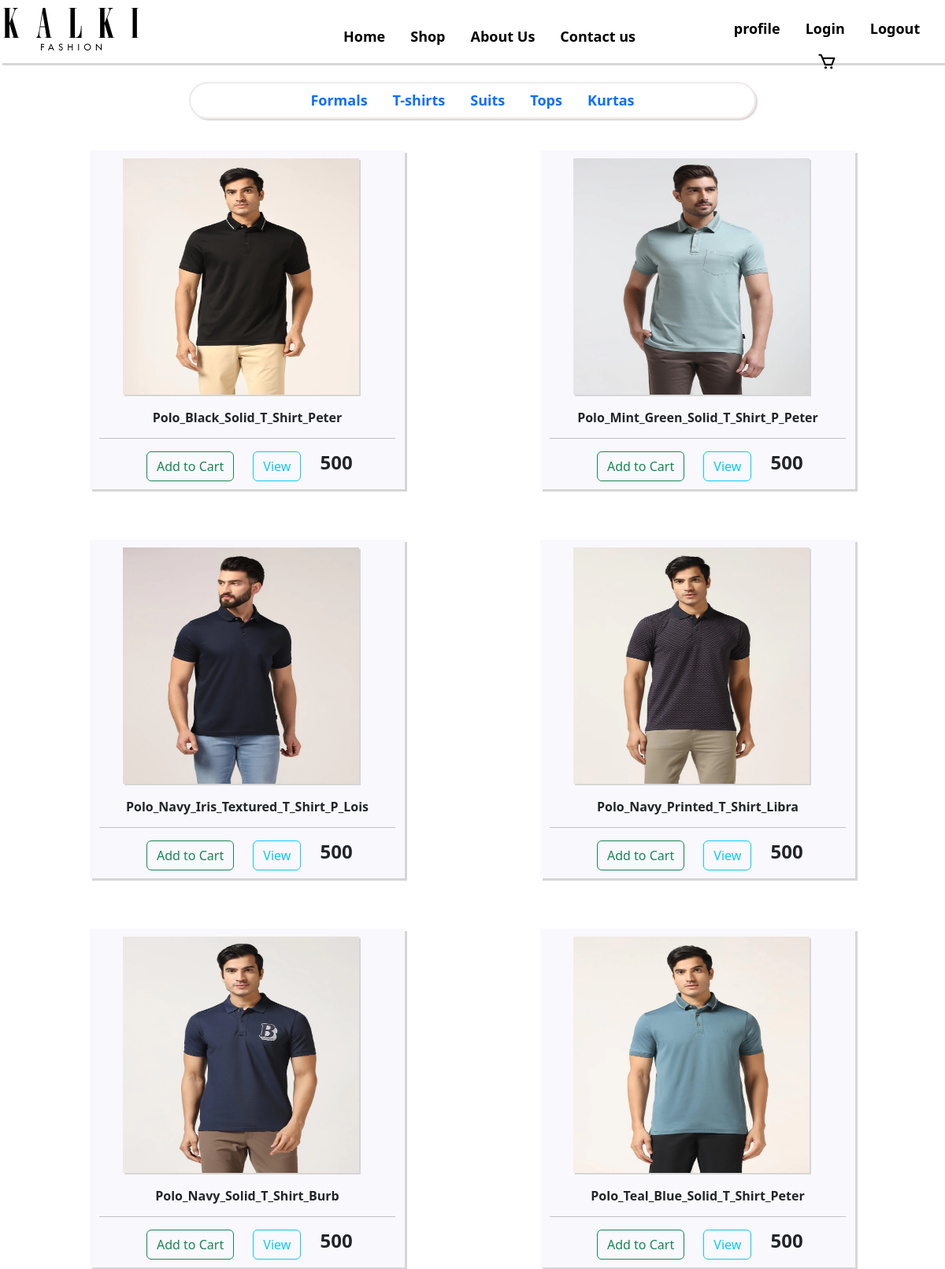
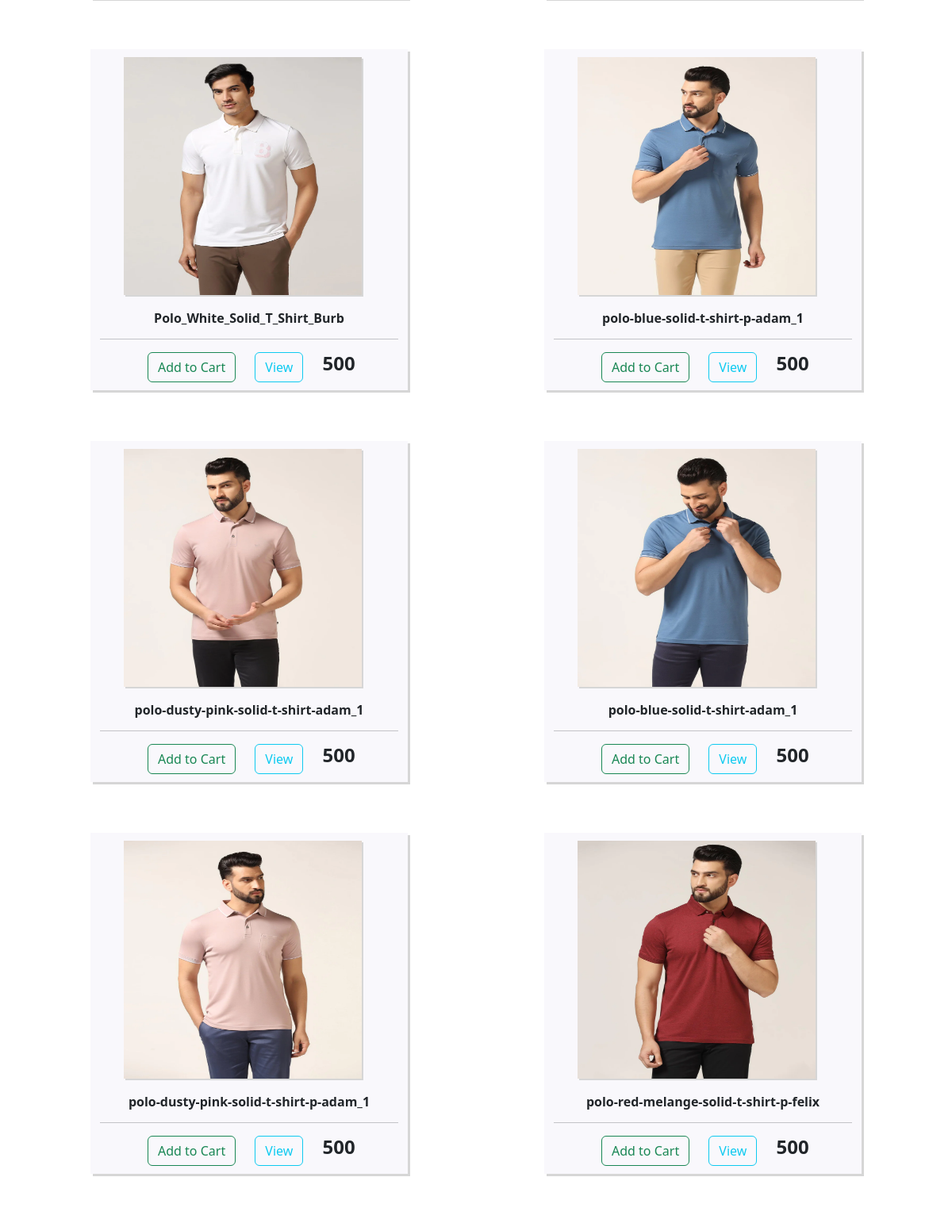
The page /myapp1/tshirts/ (upper part) on the database its author committed (2 pictures, top to bottom).
### myapp1/models.py (models this page shows, shortened)
class TshirtsModel(models.Model):
    image=models.ImageField(upload_to='tshirts/')
    title=models.CharField(max_length=100)
    prize=models.IntegerField()
    description=models.CharField(max_length=10000)

### myapp1/views.py (the view)
# urls.py: path('tshirts/', views.tshirts, name="tshirts"),
def tshirts(request):
    products=TshirtsModel.objects.all()
    context={'products':products}
    return render(request,'myapp1/tshirts.html',context)

### template/myapp1/tshirts.html (shortened to what this page needs)
{% extends 'myapp1/base.html' %}
{% load static %}
{% block head %}
<link rel="stylesheet" href="{% static 'myapp1/base1.css' %}">
<link href='https://unpkg.com/boxicons@2.1.4/css/boxicons.min.css' rel='stylesheet'>
{% endblock head %}
{% block body %}
<br>
<div id="sub-nav1">
    <div id="sub-nav2" >
        <ul class="nav justify-content-center" id="sub-nav3">
            <li class="nav-item">
              <a class="nav-link active" aria-current="page" href="{% url 'myapp1:formals'%}"><b>Formals</b></a>
            </li>
            <li class="nav-item">
              <a class="nav-link" href="{% url 'myapp1:tshirts'%}"><b>T-shirts</b></a>
            </li>
            <li class="nav-item">
              <a class="nav-link" href="{% url 'myapp1:suits'%}"><b>Suits</b></a>
            </li>
            <li class="nav-item">
              <a class="nav-link" href="{% url 'myapp1:tops'%}"><b>Tops</b></a>
            </li>
            <li class="nav-item">
              <a class="nav-link" href="{% url 'myapp1:kurtas'%}"><b>Kurtas</b></a>
            </li>
          </ul>
     </div>
 </div>
 <br>
	<div class="row">
		{%for product in products%}
		<div class="col-lg-4">
			<a href="{% url 'myapp1:tshirts_product_detail' product.pk %}"><img class="thumbnail" src="{{product.image.url}}" alt="loading" style="width: 300px; height: 300px; box-shadow: 2px 2px rgba(214,214,214,1);"></a>
			<div class="box-element product">
				<h6><strong>{{product.title}}</strong></h6>
				<hr>
				<button href="{% url 'myapp1:view_cart' %}"  class="btn btn-outline-success add-btn" id="btn">Add to Cart</button>
				<a class="btn btn-outline-info" href="{% url 'myapp1:tshirts_product_detail' product.pk %}" id="btn1">View</a>
				<h4 style="display: inline-block;" id="btn2"><strong>{{product.prize}}</strong></h4>
			</div>
		</div>
		{%endfor%}
	</div>
{% endblock body %}

### static/myapp1/base1.css (style rules this page uses)
.col-lg-4 { display: flex; margin: auto; justify-content: space-around; background: #f9f8fc; flex-direction: column; width: 400px; height: 430px; box-shadow: 3px 3px rgba(214,214,214,1); }
.row { width: 90%; margin: auto; padding: 1rem 0; display: grid; grid-template-columns: repeat(auto-fit, minmax(20rem, 1fr)); gap: 4rem; }
img { margin-left: 30px; }
h6 { text-align: center; }
#btn { margin-left: 60px; }
#btn1 { margin-left: 20px; }
#btn2 { margin-left: 20px; }

### template/myapp1/base.html (style rules this page uses)
.nav-item { font-size: large; font-weight: bold; }

### template/myapp1/tshirts.html (style rules this page uses)
#sub-nav2 { width: 60%; margin: auto; border: 2px solid rgb(240, 233, 233); border-radius: 100px; box-shadow: 2px 2px rgb(224, 215, 215); }
#sub-nav3 { list-style: none; display: flex; justify-content: space-around; }

### rows shown on the page
TshirtsModel: image (picture), title "Polo_Black_Solid_T_Shirt_Peter", prize "500"
TshirtsModel: image (picture), title "Polo_Mint_Green_Solid_T_Shirt_P_Peter", prize "500"
TshirtsModel: image (picture), title "Polo_Navy_Iris_Textured_T_Shirt_P_Lois", prize "500"
TshirtsModel: image (picture), title "Polo_Navy_Printed_T_Shirt_Libra", prize "500"
TshirtsModel: image (picture), title "Polo_Navy_Solid_T_Shirt_Burb", prize "500"
TshirtsModel: image (picture), title "Polo_Teal_Blue_Solid_T_Shirt_Peter", prize "500"
TshirtsModel: image (picture), title "Polo_White_Solid_T_Shirt_Burb", prize "500"
TshirtsModel: image (picture), title "polo-blue-solid-t-shirt-p-adam_1", prize "500"
TshirtsModel: image (picture), title "polo-dusty-pink-solid-t-shirt-adam_1", prize "500"
TshirtsModel: image (picture), title "polo-blue-solid-t-shirt-adam_1", prize "500"
TshirtsModel: image (picture), title "polo-dusty-pink-solid-t-shirt-p-adam_1", prize "500"
TshirtsModel: image (picture), title "polo-red-melange-solid-t-shirt-p-felix", prize "500"
